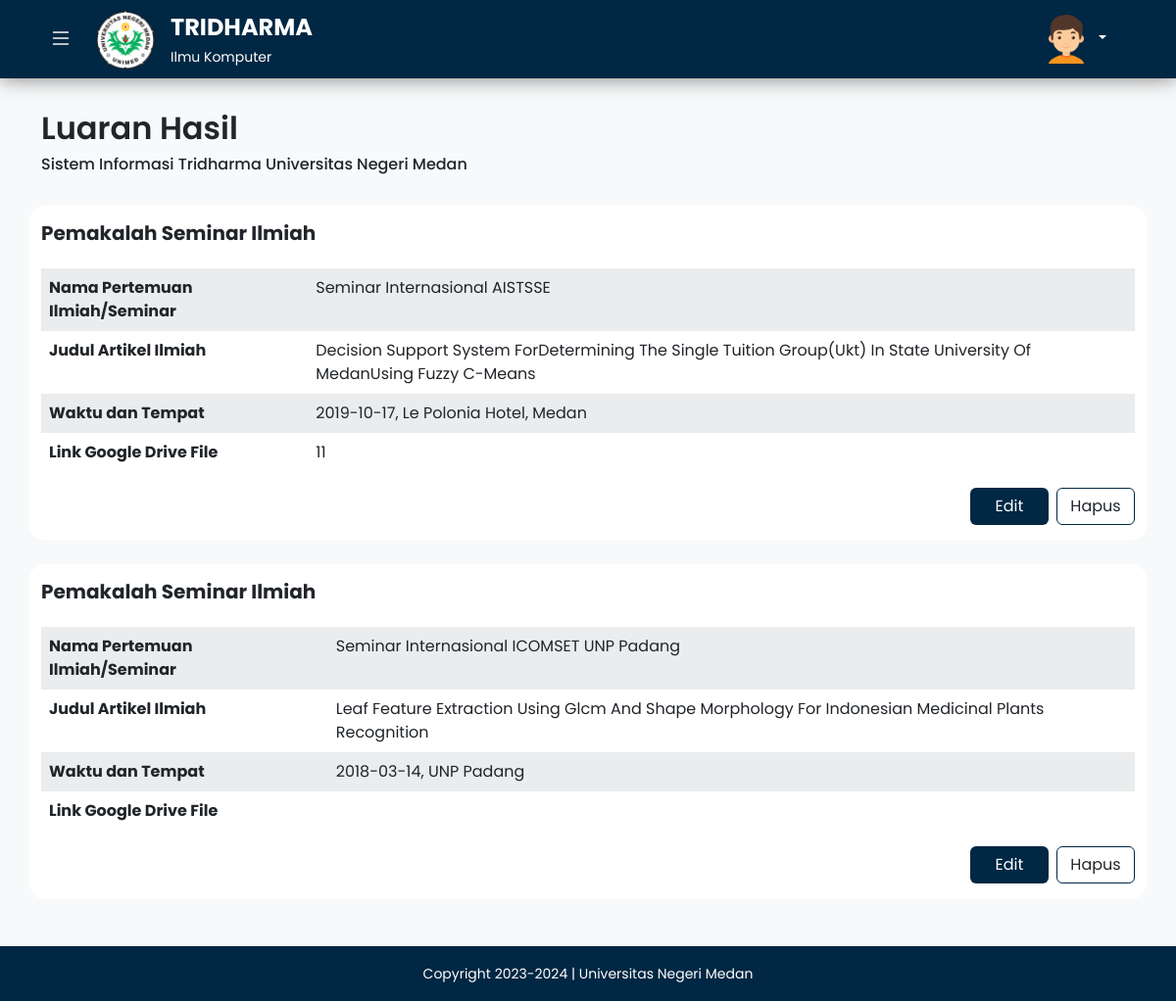
Screenshot of /admin/makalah_detail.php?id_dosen=6 (signed in) with the database file from the repository.
### tables this page shows
CREATE TABLE `tb_pemakalah` (
  `id_pemakalah` int NOT NULL,
  `nama_seminar` varchar(50) DEFAULT NULL,
  `judul_artikel_ilmiah` varchar(255) NOT NULL,
  `waktu` date DEFAULT NULL,
  `tempat` varchar(50) DEFAULT NULL,
  `link_file` varchar(255) DEFAULT NULL,
  `id_dosen` int NOT NULL
);

### admin/makalah_detail.php (the view, shortened to what this page needs)
<?php
include('../config/functions/functionPemakalah.php');
$id = $_GET['id_dosen'];
$result = mysqli_query($conn, "SELECT * FROM tb_pemakalah INNER JOIN tb_dosen ON tb_pemakalah.id_dosen=tb_dosen.id_dosen WHERE tb_pemakalah.id_dosen = $id");
?>
<!DOCTYPE html>
<html lang="en">
  <head>
    <?php include ('../app/layouts/layout_admin/link_admin.php'); ?>
  </head>
  <body>
    <div class="wrapper-content">
      <?php include ('../app/layouts/layout_admin/navbar_admin.php'); ?>
      <main>
        <div class="main-wrapper d-flex">
          <section class="main-content w-100 bg-light">
            <div class="container py-4">
              <div
                class="row makalah-title justify-content-center mb-2 mb-lg-3"
              >
                <div class="col-11 col-lg-12">
                  <div class="makalah-title-wrapper py-2">
                    <h2 class="fw-semibold">Luaran Hasil</h2>
                    <h6 class="text">
                      Sistem Informasi Tridharma Universitas Negeri Medan
                    </h6>
                  </div>
                </div>
              </div>
              <div class="row table-makalah-section justify-content-center">
                <?php while ($data = mysqli_fetch_array($result)) { ?>
                <div
                  class="col-11 col-lg-12 makalah-table-wrapper py-3 rounded-4 mb-4"
                >
                  <div class="row heading-makalah mb-3">
                    <div class="col-lg-12">
                      <h5 class="fw-bold">Pemakalah Seminar Ilmiah</h5>
                    </div>
                  </div>
                  <div class="row table-section">
                    <div class="col-lg-12">
                      <div class="table-responsive">
                        <table class="table table-striped table-borderless">
                          <tbody>
                            <tr>
                              <th>Nama Pertemuan Ilmiah/Seminar</th>
                              <td><?= $data['nama_seminar']; ?></td>
                            </tr>
                            <tr>
                              <th>Judul Artikel Ilmiah</th>
                              <td><?= $data['judul_artikel_ilmiah']; ?></td>
                            </tr>
                            <tr>
                              <th>Waktu dan Tempat</th>
                              <td>
                                <span><?= $data['waktu']; ?></span>, <span><?= $data['tempat']; ?></span>
                              </td>
                            </tr>
                            <tr>
                              <th>Link Google Drive File</th>
                              <td><?= $data['link_file']; ?></td>
                            </tr>
                          </tbody>
                        </table>
                      </div>
                    </div>
                  </div>
                  <div class="row button">
                    <div class="col-12 d-flex justify-content-end">
                      <div class="button-edit-wrapper me-2" style="width: 5em">
                        <a
                          href="makalah_ubah.php?id_pemakalah=<?= $data['id_pemakalah']; ?>"
                          class="btn-blue btn w-100"
                          style="background-color: #002743; color: white"
                          >Edit</a
                        >
                      </div>
                      <div class="button-hapus-wrapper" style="width: 5em">
                        <a
                          href="makalah_hapus.php?id_pemakalah=<?= $data['id_pemakalah']; ?>"
                          class="btn w-100"
                          style="border: 1px solid #002743"
                          onclick="return confirm('Yakin?')"
                          >Hapus</a
                        >
                      </div>
                    </div>
                  </div>
                </div>
                    <?php } ?>
            </div>
            </div>
          </section>
        </div>
      </main>
      <?php include ('../app/layouts/layout_admin/footer_admin.php'); ?>
    </div>
  </body>
</html>

### app/assets/css/style.css (style rules this page uses)
.btn-blue { background-color: #002743; color: white; }
* { margin: 0; padding: 0; box-sizing: border-box; font-family: "Poppins", sans-serif; }
.main-wrapper { position: relative; }
.main-wrapper .main-content { min-height: 100vh; }
.table-striped > tbody > tr:nth-child(odd) > td, .table-striped > tbody > tr:nth-child(odd) > th { background-color: #f8f9fa !important; }
.main-content .container .table-makalah-section .makalah-table-wrapper { background-color: white; }

### rows the page displays
tb_pemakalah: nama_seminar "Seminar Internasional AISTSSE", judul_artikel_ilmiah "Decision Support System ForDetermining The Single Tuition Group(Ukt) In State University Of MedanUsing Fuzzy C-Means", waktu "2019-10-17", tempat "Le Polonia Hotel, Medan", link_file "11"
tb_pemakalah: nama_seminar "Seminar Internasional ICOMSET UNP Padang", judul_artikel_ilmiah "Leaf Feature Extraction Using Glcm And Shape Morphology For Indonesian Medicinal Plants Recognition", waktu "2018-03-14", tempat "UNP Padang"
